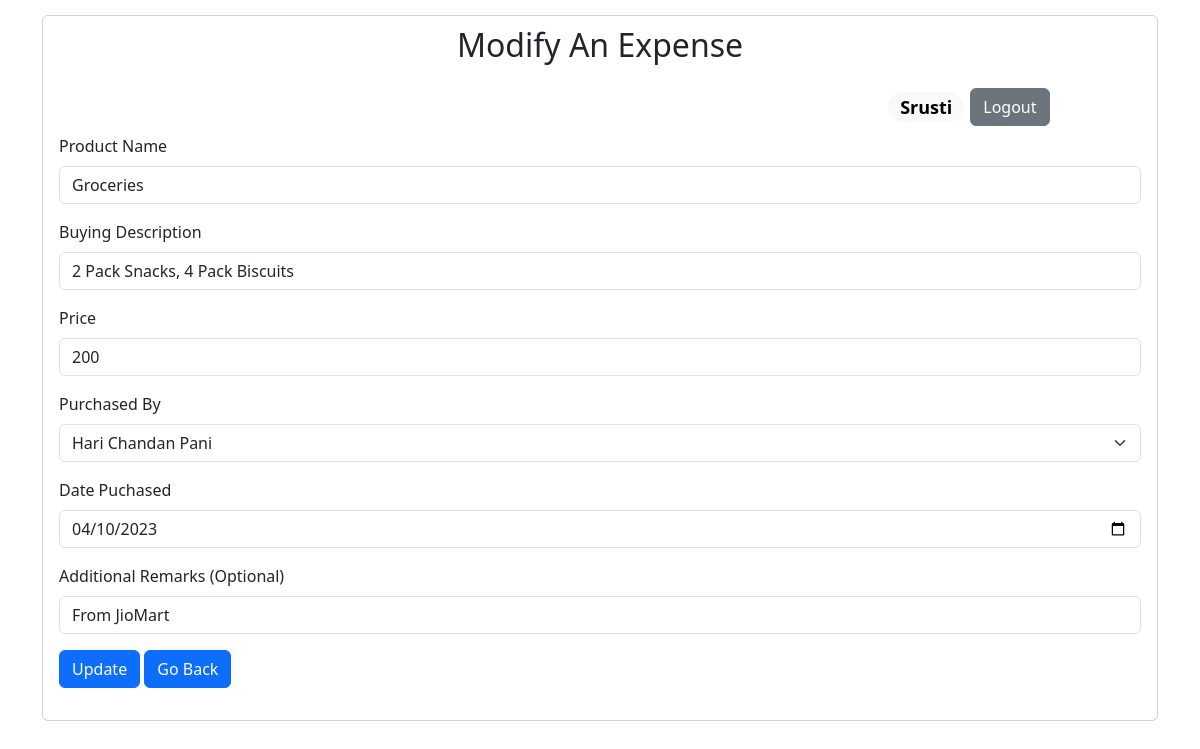
/update/?id=13 (signed in), run on the app's committed database.
### tables this page shows
CREATE TABLE `daily_expenses` (
  `Id` int(11) NOT NULL,
  `Product_Name` varchar(100) NOT NULL,
  `Buying_Description` varchar(100) NOT NULL,
  `Price` int(11) NOT NULL,
  `Purchased_By` varchar(50) NOT NULL,
  `Date_Purchased` date NOT NULL,
  `Remarks` varchar(100) DEFAULT NULL,
  `Date_Created` date NOT NULL,
  `Date_Modified` date DEFAULT NULL
);

CREATE TABLE `select_options` (
  `Id` int(11) NOT NULL,
  `Value` varchar(50) NOT NULL,
  `Display_Name` varchar(100) NOT NULL,
  `Type` varchar(50) NOT NULL,
  `Date_Created` date NOT NULL,
  `Date_Modified` date DEFAULT NULL
);

### update/index.php (the view, shortened to what this page needs)
<!doctype html>
<html lang="en">
  <head>
    <link href="https://cdn.jsdelivr.net/npm/bootstrap@5.3.0/dist/css/bootstrap.min.css" rel="stylesheet">
  </head>
  <body>
    <div class="container">
    <div class="card" style="margin-top:15px;">
    <h2 class="text-center" style="margin-top:10px;">Modify An Expense</h2>
        <div class="card-body">
                <div class="row">
                    <div class="col-md-4">
                    </div>
                    <div class="col-md-5">
                    </div>
                    <div class="col-md-3">
                    <h4><span class="badge rounded-pill text-bg-light"><?php if(isset($_SESSION["user"])){echo $_SESSION["user"];}?></span>
                    <a href="../logout/" class="btn btn-secondary">Logout</a>
                    </h4>
                    </div>
                </div>
            <div class="row">
                <div class="col-md-12">
                    <?php
                            require "../db/database.php";
                            if(isset($_GET['id'])){
                                $Id = $_GET['id'];
                            }
                            $sql = "SELECT * FROM daily_expenses WHERE Id=$Id";
                            $stmt = $pdo->prepare($sql);
                            $stmt->execute();
                            $data = $stmt->fetch();
                    ?>
                    <form action="update_code.php" method="POST">
                    <div class="mb-3">
                        <label for="product_name" class="form-label">Product Name</label>
                        <input type="text" name="product_name"  maxlength="100" class="form-control" id="product_name" value="<?php echo $data['Product_Name']; ?>" placeholder="Write product name i.e., toothpaste, gobi etc." required>
                    </div>
                    <div class="mb-3">
                        <label for="buying_description" class="form-label">Buying Description</label>
                        <input type="text" name="buying_description" maxlength="100" class="form-control" id="buying_description" value="<?php echo $data['Buying_Description']; ?>" placeholder="Write product buying description i.e., 1kg, 1 bottle etc." required>
                    </div>
                    <div class="mb-3">
                        <label for="price" class="form-label" required>Price</label>
                        <input type="number" name="price" class="form-control" id="price" value="<?php echo $data['Price']; ?>" placeholder="Write price of the product in Rupees." required>
                    </div>
                    <div class="mb-3">
                        <label for="purchased_by" class="form-label">Purchased By</label>
                        <select class="form-select" aria-label="" name="purchased_by" id="purchased_by" required>
                            <?php require "../select/purchased_by_update_page.php"; ?>
                        </select>
                    </div>
                    <div class="mb-3">
                        <label for="date_purchased" class="form-label">Date Puchased</label>
                        <input type="date" name="date_purchased" class="form-control" id="date_purchased" value="<?php echo $data['Date_Purchased']; ?>" placeholder="Choose the date of purchase." required>
                    </div>
                    <div class="mb-3">
                        <label for="remarks" class="form-label">Additional Remarks (Optional)</label>
                        <input type="text" name="remarks" maxlength="100" class="form-control" id="remarks" value="<?php echo $data['Remarks']; ?>" placeholder="Write any additional remarks if required.">
                    </div>
                    <div class="mb-3">
                        <input type="submit" class="btn btn-primary" name="update_item" class="form-control" value="Update" rows="3" onclick='return confirm("Do you want to make changes?")'>
                        <a href="../index.php" class="btn btn-primary">Go Back</a>
                    </div>
                    </form>
                </div>
            </div>
        </div>
    </div>
  </body>
</html>

### data on the page
daily_expenses: product_name "Groceries", buying_description "2 Pack Snacks, 4 Pack Biscuits", price "200", purchased_by "Hari Chandan Pani", date_purchased "04/10/2023", remarks "From JioMart"

### other printed values
$_SESSION["user"] "Srusti"
